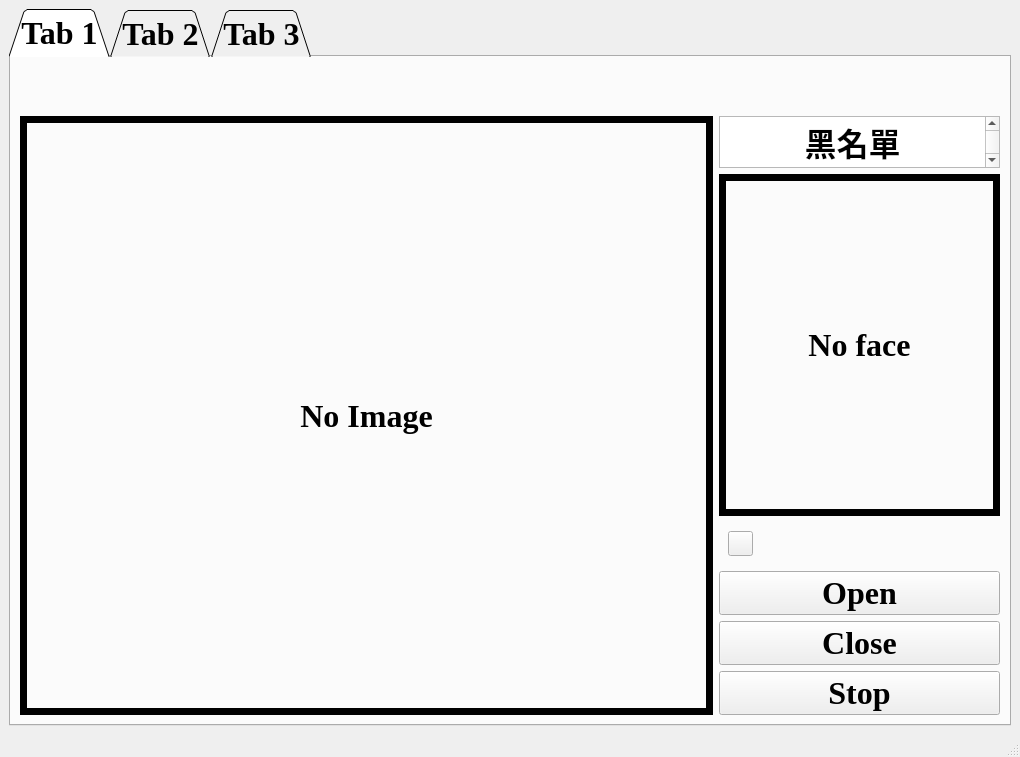
<?xml version="1.0" encoding="UTF-8"?>
<ui version="4.0">
 <class>MainWindow</class>
 <widget class="QMainWindow" name="MainWindow">
  <property name="geometry">
   <rect>
    <x>0</x>
    <y>0</y>
    <width>1020</width>
    <height>757</height>
   </rect>
  </property>
  <property name="sizePolicy">
   <sizepolicy hsizetype="Minimum" vsizetype="Minimum">
    <horstretch>0</horstretch>
    <verstretch>0</verstretch>
   </sizepolicy>
  </property>
  <property name="tabletTracking">
   <bool>false</bool>
  </property>
  <property name="windowTitle">
   <string>智慧防疫通行之聯網監測系統</string>
  </property>
  <property name="toolTip">
   <string/>
  </property>
  <property name="whatsThis">
   <string/>
  </property>
  <property name="unifiedTitleAndToolBarOnMac">
   <bool>true</bool>
  </property>
  <widget class="QWidget" name="centralwidget">
   <property name="sizePolicy">
    <sizepolicy hsizetype="Minimum" vsizetype="Minimum">
     <horstretch>0</horstretch>
     <verstretch>0</verstretch>
    </sizepolicy>
   </property>
   <layout class="QVBoxLayout" name="verticalLayout_3">
    <item>
     <widget class="QTabWidget" name="tabWidget">
      <property name="enabled">
       <bool>true</bool>
      </property>
      <property name="sizePolicy">
       <sizepolicy hsizetype="Expanding" vsizetype="Expanding">
        <horstretch>0</horstretch>
        <verstretch>0</verstretch>
       </sizepolicy>
      </property>
      <property name="font">
       <font>
        <family>Times New Roman</family>
        <pointsize>24</pointsize>
        <weight>75</weight>
        <bold>true</bold>
        <stylestrategy>PreferDefault</stylestrategy>
       </font>
      </property>
      <property name="layoutDirection">
       <enum>Qt::LeftToRight</enum>
      </property>
      <property name="tabPosition">
       <enum>QTabWidget::North</enum>
      </property>
      <property name="tabShape">
       <enum>QTabWidget::Triangular</enum>
      </property>
      <property name="currentIndex">
       <number>0</number>
      </property>
      <property name="elideMode">
       <enum>Qt::ElideMiddle</enum>
      </property>
      <widget class="QWidget" name="tab_1">
       <property name="sizePolicy">
        <sizepolicy hsizetype="Minimum" vsizetype="Minimum">
         <horstretch>0</horstretch>
         <verstretch>0</verstretch>
        </sizepolicy>
       </property>
       <property name="maximumSize">
        <size>
         <width>100000</width>
         <height>100000</height>
        </size>
       </property>
       <attribute name="title">
        <string>Tab 1</string>
       </attribute>
       <layout class="QHBoxLayout" name="horizontalLayout_2">
        <item>
         <layout class="QHBoxLayout" name="horizontalLayout_3">
          <property name="sizeConstraint">
           <enum>QLayout::SetMinimumSize</enum>
          </property>
          <property name="topMargin">
           <number>50</number>
          </property>
          <item>
           <widget class="QLabel" name="label">
            <property name="sizePolicy">
             <sizepolicy hsizetype="Minimum" vsizetype="Minimum">
              <horstretch>0</horstretch>
              <verstretch>0</verstretch>
             </sizepolicy>
            </property>
            <property name="minimumSize">
             <size>
              <width>640</width>
              <height>480</height>
             </size>
            </property>
            <property name="frameShape">
             <enum>QFrame::Box</enum>
            </property>
            <property name="frameShadow">
             <enum>QFrame::Plain</enum>
            </property>
            <property name="lineWidth">
             <number>7</number>
            </property>
            <property name="text">
             <string>No Image</string>
            </property>
            <property name="alignment">
             <set>Qt::AlignCenter</set>
            </property>
           </widget>
          </item>
          <item>
           <layout class="QVBoxLayout" name="verticalLayout" stretch="0,0,0,0,0,0">
            <property name="sizeConstraint">
             <enum>QLayout::SetMinimumSize</enum>
            </property>
            <item>
             <widget class="QTextBrowser" name="textBrowser">
              <property name="sizePolicy">
               <sizepolicy hsizetype="Minimum" vsizetype="Fixed">
                <horstretch>0</horstretch>
                <verstretch>0</verstretch>
               </sizepolicy>
              </property>
              <property name="maximumSize">
               <size>
                <width>16777215</width>
                <height>52</height>
               </size>
              </property>
              <property name="html">
               <string>&lt;!DOCTYPE HTML PUBLIC &quot;-//W3C//DTD HTML 4.0//EN&quot; &quot;http://www.w3.org/TR/REC-html40/strict.dtd&quot;&gt;
&lt;html&gt;&lt;head&gt;&lt;meta name=&quot;qrichtext&quot; content=&quot;1&quot; /&gt;&lt;style type=&quot;text/css&quot;&gt;
p, li { white-space: pre-wrap; }
&lt;/style&gt;&lt;/head&gt;&lt;body style=&quot; font-family:'Times New Roman'; font-size:24pt; font-weight:600; font-style:normal;&quot;&gt;
&lt;p align=&quot;center&quot; style=&quot; margin-top:0px; margin-bottom:0px; margin-left:0px; margin-right:0px; -qt-block-indent:0; text-indent:0px;&quot;&gt;黑名單&lt;/p&gt;&lt;/body&gt;&lt;/html&gt;</string>
              </property>
             </widget>
            </item>
            <item>
             <widget class="QLabel" name="face_label">
              <property name="enabled">
               <bool>true</bool>
              </property>
              <property name="sizePolicy">
               <sizepolicy hsizetype="Minimum" vsizetype="Minimum">
                <horstretch>0</horstretch>
                <verstretch>0</verstretch>
               </sizepolicy>
              </property>
              <property name="frameShape">
               <enum>QFrame::Box</enum>
              </property>
              <property name="lineWidth">
               <number>7</number>
              </property>
              <property name="text">
               <string>No face</string>
              </property>
              <property name="alignment">
               <set>Qt::AlignCenter</set>
              </property>
             </widget>
            </item>
            <item>
             <widget class="QWidget" name="widget" native="true">
              <property name="sizePolicy">
               <sizepolicy hsizetype="Maximum" vsizetype="Maximum">
                <horstretch>0</horstretch>
                <verstretch>0</verstretch>
               </sizepolicy>
              </property>
              <property name="minimumSize">
               <size>
                <width>281</width>
                <height>0</height>
               </size>
              </property>
              <property name="maximumSize">
               <size>
                <width>16777215</width>
                <height>16777215</height>
               </size>
              </property>
              <layout class="QVBoxLayout" name="verticalLayout_5">
               <item>
                <widget class="QPushButton" name="Recognition_checkbox">
                 <property name="sizePolicy">
                  <sizepolicy hsizetype="Maximum" vsizetype="Maximum">
                   <horstretch>0</horstretch>
                   <verstretch>0</verstretch>
                  </sizepolicy>
                 </property>
                 <property name="minimumSize">
                  <size>
                   <width>0</width>
                   <height>0</height>
                  </size>
                 </property>
                 <property name="maximumSize">
                  <size>
                   <width>25</width>
                   <height>25</height>
                  </size>
                 </property>
                 <property name="text">
                  <string/>
                 </property>
                </widget>
               </item>
              </layout>
             </widget>
            </item>
            <item>
             <widget class="QPushButton" name="Open_Button">
              <property name="sizePolicy">
               <sizepolicy hsizetype="Maximum" vsizetype="Maximum">
                <horstretch>1</horstretch>
                <verstretch>0</verstretch>
               </sizepolicy>
              </property>
              <property name="minimumSize">
               <size>
                <width>281</width>
                <height>0</height>
               </size>
              </property>
              <property name="text">
               <string>Open</string>
              </property>
             </widget>
            </item>
            <item>
             <widget class="QPushButton" name="close_button">
              <property name="sizePolicy">
               <sizepolicy hsizetype="Maximum" vsizetype="Maximum">
                <horstretch>1</horstretch>
                <verstretch>0</verstretch>
               </sizepolicy>
              </property>
              <property name="minimumSize">
               <size>
                <width>281</width>
                <height>0</height>
               </size>
              </property>
              <property name="text">
               <string>Close</string>
              </property>
             </widget>
            </item>
            <item>
             <widget class="QPushButton" name="Stop_Button">
              <property name="sizePolicy">
               <sizepolicy hsizetype="Maximum" vsizetype="Maximum">
                <horstretch>1</horstretch>
                <verstretch>0</verstretch>
               </sizepolicy>
              </property>
              <property name="minimumSize">
               <size>
                <width>281</width>
                <height>0</height>
               </size>
              </property>
              <property name="font">
               <font>
                <family>Times New Roman</family>
                <pointsize>24</pointsize>
                <weight>75</weight>
                <bold>true</bold>
               </font>
              </property>
              <property name="autoFillBackground">
               <bool>false</bool>
              </property>
              <property name="text">
               <string>Stop</string>
              </property>
             </widget>
            </item>
           </layout>
          </item>
         </layout>
        </item>
       </layout>
      </widget>
      <widget class="QWidget" name="tab_2">
       <property name="enabled">
        <bool>true</bool>
       </property>
       <property name="sizePolicy">
        <sizepolicy hsizetype="Maximum" vsizetype="Maximum">
         <horstretch>0</horstretch>
         <verstretch>0</verstretch>
        </sizepolicy>
       </property>
       <property name="layoutDirection">
        <enum>Qt::LeftToRight</enum>
       </property>
       <attribute name="title">
        <string>Tab 2</string>
       </attribute>
       <layout class="QVBoxLayout" name="verticalLayout_4" stretch="1,5">
        <property name="sizeConstraint">
         <enum>QLayout::SetMinimumSize</enum>
        </property>
        <item>
         <layout class="QHBoxLayout" name="horizontalLayout_5" stretch="5,1">
          <property name="sizeConstraint">
           <enum>QLayout::SetMinimumSize</enum>
          </property>
          <property name="topMargin">
           <number>50</number>
          </property>
          <item>
           <widget class="QLineEdit" name="lineEdit_2">
            <property name="sizePolicy">
             <sizepolicy hsizetype="Minimum" vsizetype="Fixed">
              <horstretch>0</horstretch>
              <verstretch>0</verstretch>
             </sizepolicy>
            </property>
            <property name="minimumSize">
             <size>
              <width>10</width>
              <height>0</height>
             </size>
            </property>
           </widget>
          </item>
          <item>
           <widget class="QPushButton" name="Send_Button">
            <property name="sizePolicy">
             <sizepolicy hsizetype="Minimum" vsizetype="Fixed">
              <horstretch>0</horstretch>
              <verstretch>0</verstretch>
             </sizepolicy>
            </property>
            <property name="text">
             <string>Send</string>
            </property>
           </widget>
          </item>
         </layout>
        </item>
        <item>
         <widget class="QListWidget" name="listWidget">
          <property name="enabled">
           <bool>true</bool>
          </property>
          <property name="sizePolicy">
           <sizepolicy hsizetype="Minimum" vsizetype="Minimum">
            <horstretch>0</horstretch>
            <verstretch>0</verstretch>
           </sizepolicy>
          </property>
          <property name="font">
           <font>
            <pointsize>15</pointsize>
           </font>
          </property>
          <property name="lineWidth">
           <number>1</number>
          </property>
         </widget>
        </item>
       </layout>
      </widget>
      <widget class="QWidget" name="tab_3">
       <property name="sizePolicy">
        <sizepolicy hsizetype="Minimum" vsizetype="Minimum">
         <horstretch>0</horstretch>
         <verstretch>0</verstretch>
        </sizepolicy>
       </property>
       <property name="maximumSize">
        <size>
         <width>100000</width>
         <height>100000</height>
        </size>
       </property>
       <property name="toolTip">
        <string>&lt;html&gt;&lt;head/&gt;&lt;body&gt;&lt;p&gt;&lt;br/&gt;&lt;/p&gt;&lt;/body&gt;&lt;/html&gt;</string>
       </property>
       <property name="layoutDirection">
        <enum>Qt::LeftToRight</enum>
       </property>
       <attribute name="title">
        <string>Tab 3</string>
       </attribute>
       <layout class="QHBoxLayout" name="horizontalLayout">
        <item>
         <layout class="QHBoxLayout" name="horizontalLayout_4">
          <property name="sizeConstraint">
           <enum>QLayout::SetMinAndMaxSize</enum>
          </property>
          <property name="topMargin">
           <number>50</number>
          </property>
          <item>
           <widget class="QLabel" name="label_2">
            <property name="sizePolicy">
             <sizepolicy hsizetype="Minimum" vsizetype="Minimum">
              <horstretch>0</horstretch>
              <verstretch>0</verstretch>
             </sizepolicy>
            </property>
            <property name="minimumSize">
             <size>
              <width>640</width>
              <height>480</height>
             </size>
            </property>
            <property name="frameShape">
             <enum>QFrame::Box</enum>
            </property>
            <property name="lineWidth">
             <number>7</number>
            </property>
            <property name="text">
             <string>No Image</string>
            </property>
            <property name="alignment">
             <set>Qt::AlignCenter</set>
            </property>
           </widget>
          </item>
          <item>
           <layout class="QVBoxLayout" name="verticalLayout_2">
            <property name="sizeConstraint">
             <enum>QLayout::SetMinimumSize</enum>
            </property>
            <item>
             <widget class="QLineEdit" name="lineEdit">
              <property name="enabled">
               <bool>true</bool>
              </property>
              <property name="sizePolicy">
               <sizepolicy hsizetype="Maximum" vsizetype="Maximum">
                <horstretch>0</horstretch>
                <verstretch>0</verstretch>
               </sizepolicy>
              </property>
             </widget>
            </item>
            <item>
             <widget class="QPushButton" name="pushButton">
              <property name="sizePolicy">
               <sizepolicy hsizetype="Maximum" vsizetype="Maximum">
                <horstretch>0</horstretch>
                <verstretch>0</verstretch>
               </sizepolicy>
              </property>
              <property name="minimumSize">
               <size>
                <width>281</width>
                <height>0</height>
               </size>
              </property>
              <property name="text">
               <string>Save</string>
              </property>
             </widget>
            </item>
            <item>
             <widget class="QPushButton" name="reload_image">
              <property name="sizePolicy">
               <sizepolicy hsizetype="Maximum" vsizetype="Maximum">
                <horstretch>0</horstretch>
                <verstretch>0</verstretch>
               </sizepolicy>
              </property>
              <property name="minimumSize">
               <size>
                <width>281</width>
                <height>0</height>
               </size>
              </property>
              <property name="text">
               <string>ReLoad</string>
              </property>
             </widget>
            </item>
           </layout>
          </item>
         </layout>
        </item>
       </layout>
      </widget>
     </widget>
    </item>
   </layout>
  </widget>
  <widget class="QMenuBar" name="menubar">
   <property name="geometry">
    <rect>
     <x>0</x>
     <y>0</y>
     <width>1020</width>
     <height>21</height>
    </rect>
   </property>
  </widget>
  <widget class="QStatusBar" name="statusbar"/>
 </widget>
 <resources/>
 <connections/>
</ui>
